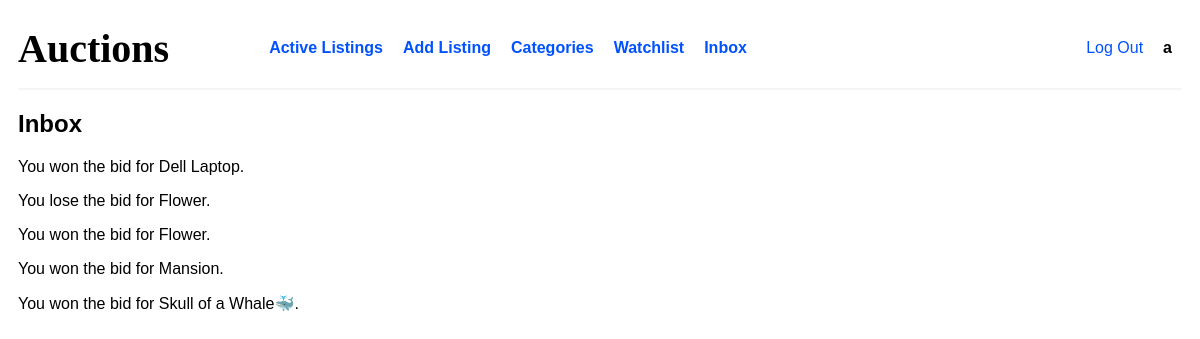
The app's page /inbox (signed in) with its own data.
### auctions/models.py (models this page shows, shortened)
class User(AbstractUser):
    pass

class Inbox(models.Model):
    message = models.TextField()
    user = models.ForeignKey(User, on_delete=models.CASCADE, related_name="inbox")

### auctions/views.py (the view)
# urls.py: path('inbox', views.inbox, name='inbox')
def inbox(req):
    if not req.user.is_authenticated:
        return HttpResponseRedirect(reverse("auctions:login"))
    myInbox = req.user.inbox.all()
    return render(req, 'auctions/inbox/index.html', {
        'myInbox': myInbox
    })

### auctions/templates/auctions/inbox/index.html
{% extends "auctions/layout.html" %} {% block body %}
<h2>Inbox</h2>
{% for item in myInbox %}
<p>{{item.message}}</p>
{% endfor %}
{% endblock %}

### auctions/templates/auctions/layout.html (shortened to what this page needs)
{% load static %}
<!DOCTYPE html>
<html lang="en">
<head>
    <link href="{% static 'auctions/styles.css' %}" rel="stylesheet" />
</head>
<body>
    <nav class="nav">
        <h1 class="auction-heading">Auctions</h1>
        <div class="nav-content">
            <div class="page-links">
                <a
                class="nav-link"
                href="{% url 'auctions:index' %}">Active Listings</a>
                <a
                class="nav-link"
                href="{% url 'auctions:addListing' %}">Add Listing</a>
                <a
                class="nav-link"
                href="{% url 'auctions:categoryPage' %}">Categories</a>
                <a
                class="nav-link"
                href="{% url 'auctions:watchlist' %}">Watchlist</a>
                <a
                class="nav-link"
                href="{% url 'auctions:inbox' %}">Inbox</a>
            </div>
            <div class="user-info">
                {% if user.is_authenticated %}
                <a class="nav-link" href="{% url 'auctions:logout' %}">Log Out</a>
                <span href="#" class="username" role="p">{{ user.username }}</span>
                {% else %}
                <a class="nav-link" href="{% url 'auctions:login' %}">Log In</a>
                <a class="nav-link" href="{% url 'auctions:register' %}">Register</a>
                {% endif %}
            </div>
        </div>
    </nav>
    {% block body %} {% endblock %}
</body>
</html>

### auctions/static/auctions/styles.css (style rules this page uses)
body { padding: 10px; font-family: Helvetica, sans-serif; }
.nav { display: flex; justify-content: flex-start; align-items: center; flex-wrap: nowrap; border-bottom: 2px solid whitesmoke; margin-bottom: 10px; padding-bottom: 10px; height: 60px; }
.auction-heading { font-family: Georgia, serif; font-size: 40px; }

### records on screen
User: username "a"
Inbox: message "You won the bid for Dell Laptop."
Inbox: message "You lose the bid for Flower."
Inbox: message "You won the bid for Flower."
Inbox: message "You won the bid for Mansion."
Inbox: message "You won the bid for Skull of a Whale🐳."
